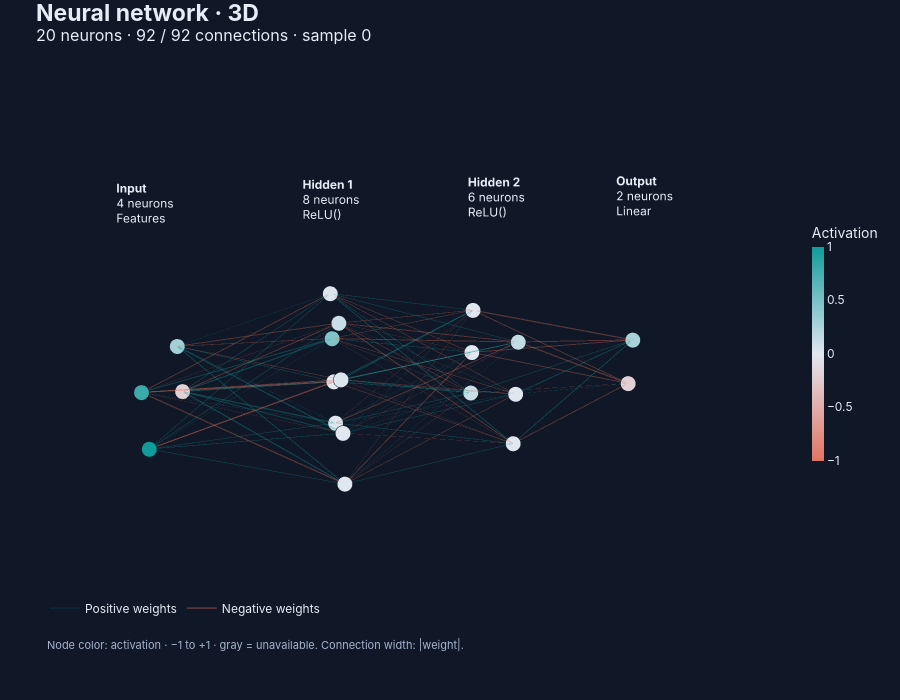

Write notebook code for a chart like this one.
### Markdown cell above
## 5. Rotate a real 3D network
Neurons occupy deterministic grids within layer planes. Drag to orbit; choose zoom or pan in
the toolbar. Use **Reset camera to last save** to restore the designed initial view. Labels
can overlap at edge-on camera angles. Spatial positions are layout coordinates, not learned values.

### Code cell
spatial = sd.see(model, input=x, view="3d", theme="dark")
assert all(trace.type == "scatter3d" for trace in spatial.figure.data)
spatial.save(out / "3d.html")
spatial.save(out / "3d.svg")
spatial
